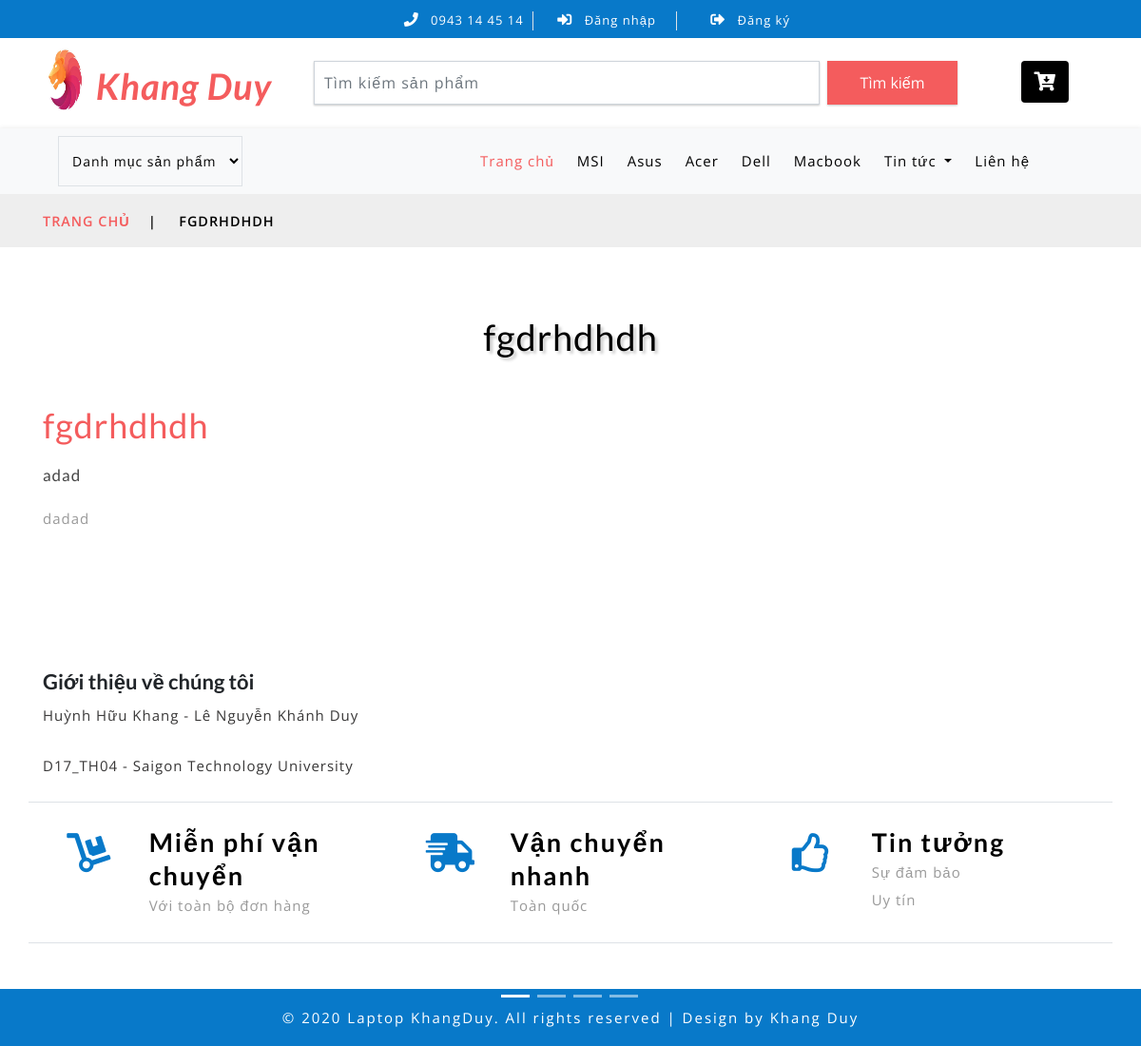
The page /index.php?quanly=chitiettin&id_tin=10 on the database its author committed.
### tables this page shows
CREATE TABLE `danhmuc` (
  `id_danhmuc` int(11) NOT NULL,
  `ten_danhmuc` varchar(50) NOT NULL
);

CREATE TABLE `baiviet` (
  `id_baiviet` int(11) NOT NULL,
  `ten_baiviet` varchar(100) NOT NULL,
  `tomtat` text NOT NULL,
  `noidung` text NOT NULL,
  `id_danhmuctin` int(11) NOT NULL,
  `image_baiviet` varchar(50) NOT NULL
);

### include/chitiettin.php (the view)
<?php
	if(isset($_GET['id_tin'])){
		$id_baiviet=$_GET['id_tin'];
	}else{
		$id_baiviet='';
	}
?>
	<div class="services-breadcrumb">
		<div class="agile_inner_breadcrumb">
			<div class="container">
				<ul class="w3_short">
					<li>
						<a href="index.php">Trang chủ</a>
						<i>|</i>
					</li>
					<?php
					$sql_tenbaiviet=mysqli_query($khangduy,"SELECT * FROM baiviet WHERE id_baiviet='$id_baiviet'");
					$row_bai=mysqli_fetch_array($sql_tenbaiviet);
					?>
					<li><?php echo $row_bai['ten_baiviet']?></li>
				</ul>
			</div>
		</div>
	</div>
	<div class="welcome py-sm-5 py-4">
		<div class="container py-xl-4 py-lg-2">
			<?php
					$sql_tenbaiviet1=mysqli_query($khangduy,"SELECT * FROM baiviet WHERE id_baiviet='$id_baiviet'");
					$row_bai1=mysqli_fetch_array($sql_tenbaiviet1);
					?>
			<h3 class="tittle-w3l text-center mb-lg-5 mb-sm-4 mb-3">
				<?php echo $row_bai1['ten_baiviet']?></h3>
			<div class="row">
				<?php
				$sql_baiviet=mysqli_query($khangduy,"SELECT * FROM baiviet WHERE baiviet.id_baiviet = '$id_baiviet'");
				$row_baiviet=mysqli_fetch_array($sql_baiviet);
				?>
				<div class="col-lg-12 welcome-left">
					<h3><?php echo $row_baiviet['ten_baiviet']?></a></h3>
					<h4 class="my-sm-3 my-2"><?php echo $row_baiviet['tomtat']?></h4>
					<p><?php echo $row_baiviet['noidung'] ?></p>
				</div>
			</div><br>
		</div>
	</div>

### include/menu.php (shortened to what this page needs)
<div class="navbar-inner">
	<div class="container">
		<nav class="navbar navbar-expand-lg navbar-light bg-light">
			<div class="agileits-navi_search">
				<form action="#" method="post">
					<select id="agileinfo-nav_search" name="agileinfo_search" class="border" required="">
						<option value="">Danh mục sản phẩm</option>
					</select>
				</form>
			</div>
			<div class="collapse navbar-collapse" id="navbarSupportedContent">
				<ul class="navbar-nav ml-auto text-center mr-xl-5">
					<li class="nav-item active mr-lg-2 mb-lg-0 mb-2">
						<a class="nav-link" href="index.php">Trang chủ
						</a>
					</li>
						<?php
						$sql_1_danhmuc=mysqli_query($khangduy,"SELECT * FROM danhmuc ORDER BY id_danhmuc DESC");
						while($row_1_danhmuc=mysqli_fetch_array($sql_1_danhmuc)){
						?>
					<li class="nav-item mr-lg-2 mb-lg-0 mb-2">
						<a class="nav-link" href="?quanly=danhmuc&id=<?php echo $row_1_danhmuc['id_danhmuc'] ?>" role="button" aria-haspopup="true" aria-expanded="false">
							<?php echo $row_1_danhmuc['ten_danhmuc']?>
						</a>
					</li>
					<?php
					}
					?>
					<li class="nav-item dropdown mr-lg-2 mb-lg-0 mb-2">
						<a class="nav-link dropdown-toggle" href="" role="button" data-toggle="dropdown" aria-haspopup="true" aria-expanded="false">
							Tin tức
						</a>
					</li>
					<li class="nav-item">
						<a class="nav-link" href="https://www.facebook.com/hhk203">Liên hệ</a>
					</li>
				</ul>
			</div>
		</nav>
	</div>
</div>

### css/style.css (style rules this page uses)
html, body { margin: 0; font-size: 100%; background: #fff; font-family: 'Open Sans', sans-serif; }
body a { text-decoration: none; transition: 0.5s all; -webkit-transition: 0.5s all; -moz-transition: 0.5s all; -o-transition: 0.5s all; -ms-transition: 0.5s all; }
a { transition: 0.5s all; -webkit-transition: 0.5s all; -moz-transition: 0.5s all; -o-transition: 0.5s all; -ms-transition: 0.5s all; }
h1, h2, h3, h4, h5, h6 { margin: 0; font-family: 'Lato', sans-serif; }
p { margin: 0; letter-spacing: 1px; font-size: 15px; line-height: 1.9; color: #999; font-family: 'Open Sans', sans-serif; }
ul { margin: 0; padding: 0; }
.navbar-inner { background: #f8f9fa; box-shadow: 0px 2px 6px 1px rgba(0, 0, 0, 0.13); }
.navbar-light .navbar-nav .nav-link { letter-spacing: 1px; font-size: 15px; color: #000; }
.navbar-light .navbar-nav .show>.nav-link, .navbar-light .navbar-nav .active>.nav-link, .navbar-light .navbar-nav .nav-link.show, .navbar-light .navbar-nav .nav-link.active { color: #F45C5D; }
h3.tittle-w3l { color: #000; font-size: 38px; letter-spacing: 1px; text-shadow: 3px 3px 3px rgba(0, 0, 0, 0.19); }
#agileinfo-nav_search { outline: none; border: none; color: #000; font-size: 14px; background: transparent; padding: 15px 10px; width: 100%; letter-spacing: 1px; cursor: pointer; }
ul.w3_short li { display: inline-block; text-transform: uppercase; color: #000; font-size: 0.9em; font-weight: 600; letter-spacing: 1px; }
ul.w3_short li a { color: #F45C5D; text-decoration: none; }
.services-breadcrumb { padding: 0; background: #eee; text-align: center; }
.services-breadcrumb ul li i { padding: 0 1em; }
ul.w3_short { text-align: left; padding: 16px 0; }
.welcome-left h3 { color: #F45C5D; font-size: 36px; letter-spacing: 1px; }
.welcome-left h4 { color: #464646; font-size: 17px; line-height: 1.8; letter-spacing: 1px; }

### css/flexslider.css (style rules this page uses)
.carousel li { margin-right: 5px; }

### rows shown on the page
danhmuc: ten_danhmuc "MSI"
danhmuc: ten_danhmuc "Asus"
danhmuc: ten_danhmuc "Acer"
danhmuc: ten_danhmuc "Dell"
danhmuc: ten_danhmuc "Macbook"
baiviet: ten_baiviet "FGDRHDHDH", ten_baiviet "fgdrhdhdh", tomtat "adad", noidung "dadad"
